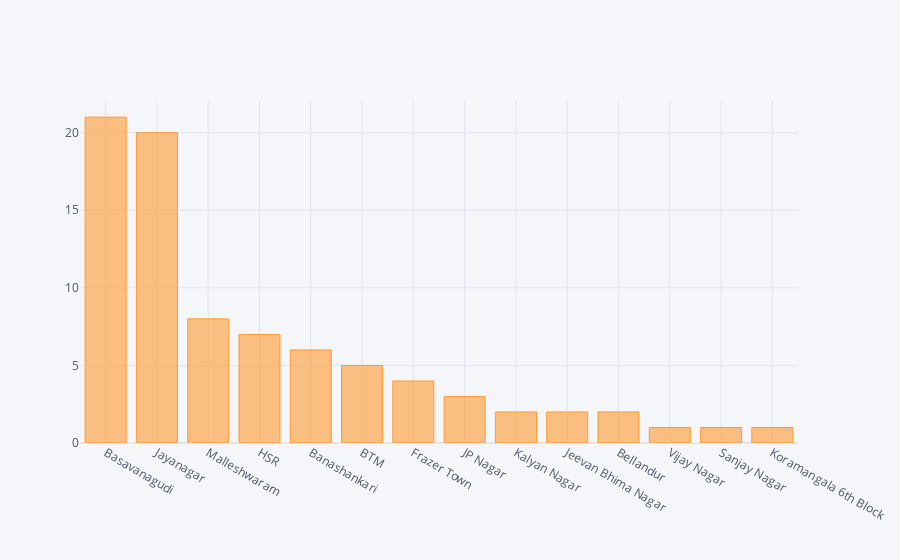

Notebook cell for this chart:
### Markdown cell above
# Where are most of the best chepest  Restaurants are located ?

### Code cell
df[(df["cost"]<=100) & (df["rate"]>=4)].sort_values(by=["rate"],ascending=False).location.value_counts().iplot(kind="bar")

### Figure 1 — Plotly figure (JSON) as saved in the notebook; plotly's stock layout.template omitted (floating-point values rounded to 4 significant figures)
{"data": [{"marker": {"color": "rgba(255, 153, 51, 0.6)", "line": {"color": "rgba(255, 153, 51, 1.0)", "width": 1}}, "name": "location", "orientation": "v", "text": "", "type": "bar", "x": ["Basavanagudi", "Jayanagar", "Malleshwaram", "HSR", "Banashankari", "BTM", "Frazer Town", "JP Nagar", "Kalyan Nagar", "Jeevan Bhima Nagar", "Bellandur", "Vijay Nagar", "Sanjay Nagar", "Koramangala 6th Block"], "y": [21, 20, 8, 7, 6, 5, 4, 3, 2, 2, 2, 1, 1, 1]}], "layout": {"legend": {"bgcolor": "#F5F6F9", "font": {"color": "#4D5663"}}, "paper_bgcolor": "#F5F6F9", "plot_bgcolor": "#F5F6F9", "title": {"font": {"color": "#4D5663"}}, "xaxis": {"gridcolor": "#E1E5ED", "showgrid": true, "tickfont": {"color": "#4D5663"}, "title": {"font": {"color": "#4D5663"}, "text": ""}, "zerolinecolor": "#E1E5ED"}, "yaxis": {"gridcolor": "#E1E5ED", "showgrid": true, "tickfont": {"color": "#4D5663"}, "title": {"font": {"color": "#4D5663"}, "text": ""}, "zerolinecolor": "#E1E5ED"}}}
